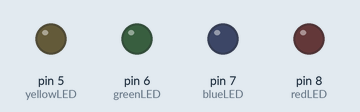
Recording of a sketch running on a simulated Arduino Uno, built with avr-gcc and run on an emulated ATmega328P. Parts: output pins drawn as LEDs (lit = HIGH).

Above: at 0.3 s.
At 3.3 s:
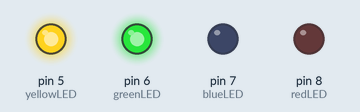
At 4.8 s:
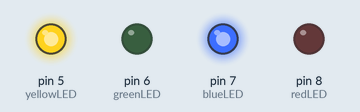
At 7.1 s:
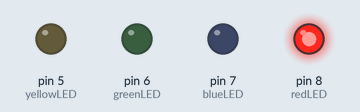
At 10.1 s:
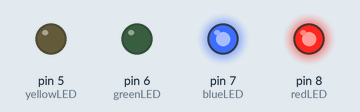
At 13.5 s:
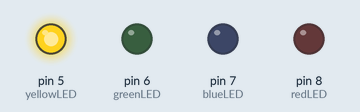
Timing chart, 0 to 15.6 s (numbered marks = the images above):
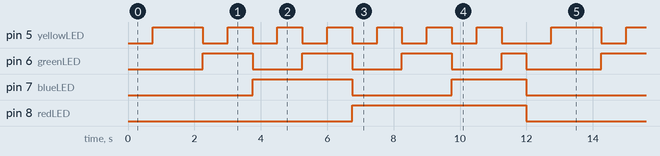

The sketch:

traffic_light.ino
```cpp
int redLED=8;
int blueLED=7;
int greenLED=6;
int yellowLED=5;
float pi=3.14;
int dit=750;


void setup() {
  // put your setup code here, to run once:
  pinMode(redLED,OUTPUT);
  pinMode(blueLED,OUTPUT);
  pinMode(greenLED,OUTPUT);
  pinMode(yellowLED,OUTPUT);

}

void loop() {
  // put your main code here, to run repeatedly:
 digitalWrite(redLED,LOW);
  digitalWrite(blueLED,LOW);
  digitalWrite(greenLED,LOW);
  digitalWrite(yellowLED,LOW);

delay(dit);

 digitalWrite(redLED,LOW);
  digitalWrite(blueLED,LOW);
  digitalWrite(greenLED,LOW);
  digitalWrite(yellowLED,HIGH);

delay(dit);

digitalWrite(redLED,LOW);
  digitalWrite(blueLED,LOW);
  digitalWrite(greenLED,LOW);
  digitalWrite(yellowLED,HIGH);
  delay(dit);

digitalWrite(redLED,LOW);
  digitalWrite(blueLED,LOW);
  digitalWrite(greenLED,HIGH);
  digitalWrite(yellowLED,LOW);
  delay(dit);

 digitalWrite(redLED,LOW);
  digitalWrite(blueLED,LOW);
  digitalWrite(greenLED,HIGH);
  digitalWrite(yellowLED,HIGH);
  delay(dit);

   digitalWrite(redLED,LOW);
  digitalWrite(blueLED,HIGH);
  digitalWrite(greenLED,LOW);
  digitalWrite(yellowLED,LOW);
  delay(dit);

digitalWrite(redLED,LOW);
  digitalWrite(blueLED,HIGH);
  digitalWrite(greenLED,LOW);
  digitalWrite(yellowLED,HIGH);
delay(dit);

digitalWrite(redLED,LOW);
  digitalWrite(blueLED,HIGH);
  digitalWrite(greenLED,HIGH);
  digitalWrite(yellowLED,LOW);
  delay(dit);

  digitalWrite(redLED,LOW);
  digitalWrite(blueLED,HIGH);
  digitalWrite(greenLED,HIGH);
  digitalWrite(yellowLED,HIGH);
  delay(dit);

  digitalWrite(redLED,HIGH);
  digitalWrite(blueLED,LOW);
  digitalWrite(greenLED,LOW);
  digitalWrite(yellowLED,LOW);
  delay(dit);

  digitalWrite(redLED,HIGH);
  digitalWrite(blueLED,LOW);
  digitalWrite(greenLED,LOW);
  digitalWrite(yellowLED,HIGH);
  delay(dit);

  digitalWrite(redLED,HIGH);
  digitalWrite(blueLED,LOW);
  digitalWrite(greenLED,HIGH);
  digitalWrite(yellowLED,LOW);
  delay(dit);

  digitalWrite(redLED,HIGH);
  digitalWrite(blueLED,LOW);
  digitalWrite(greenLED,HIGH);
  digitalWrite(yellowLED,HIGH);
  delay(dit);

  digitalWrite(redLED,HIGH);
  digitalWrite(blueLED,HIGH);
  digitalWrite(greenLED,LOW);
  digitalWrite(yellowLED,LOW);
  delay(dit);

  digitalWrite(redLED,HIGH);
  digitalWrite(blueLED,HIGH);
  digitalWrite(greenLED,LOW);
  digitalWrite(yellowLED,HIGH);
  delay(dit);

  digitalWrite(redLED,HIGH);
  digitalWrite(blueLED,HIGH);
  digitalWrite(greenLED,HIGH);
  digitalWrite(yellowLED,LOW);
delay(dit);

  digitalWrite(redLED,HIGH);
  digitalWrite(blueLED,HIGH);
  digitalWrite(greenLED,HIGH);
  digitalWrite(yellowLED,HIGH);

}
```

Measured:
- by itself, pin 5 (yellowLED): repeats every 12.0 s: 6 × (LOW 0.75 s, HIGH 0.75 s), LOW 1.5 s, HIGH 1.5 s
- by itself, pin 6 (greenLED): repeats every 12.0 s: 2 × (LOW 1.5 s, HIGH 1.5 s), LOW 1.5 s, HIGH 0.75 s, LOW 2.3 s, HIGH 1.5 s
- by itself, pin 7 (blueLED): repeats every 12.0 s: LOW 3.0 s, HIGH 2.3 s, LOW 3.8 s, HIGH 3.0 s
- by itself, pin 8 (redLED): alternates HIGH for 5.3 s and LOW for 6.8 s
